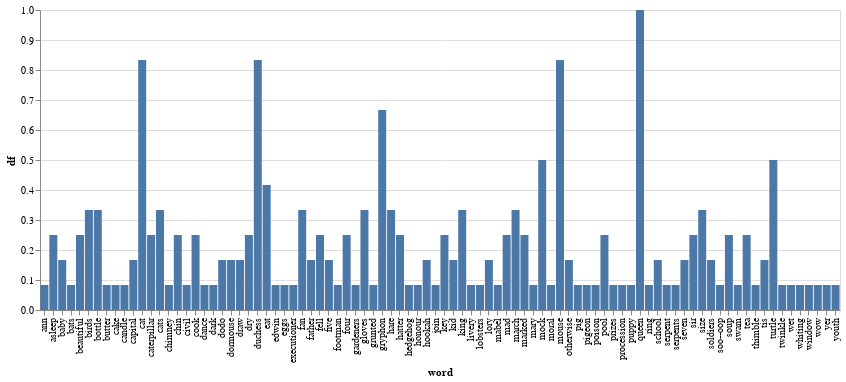

Write notebook code for a chart like this one.
### Code cell
# DF horizontal bar chart
# https://altair-viz.github.io/gallery/bar_chart_horizontal.html

df_chart = alt.Chart(pd_df_data.head(100)).mark_bar().encode(
    x="word:N",
    y='df:Q',
    tooltip=['df', 'word']
)

df_chart.properties(width = 800)

### Figure 1 — Vega-Lite specification as saved in the notebook (floating-point values rounded to 4 significant figures)
{"config": {"view": {"continuousWidth": 400, "continuousHeight": 300}}, "data": {"name": "data-e1a59d46081c9124f11af014777517eb"}, "mark": "bar", "encoding": {"tooltip": [{"field": "df", "type": "quantitative"}, {"field": "word", "type": "nominal"}], "x": {"field": "word", "type": "nominal"}, "y": {"field": "df", "type": "quantitative"}}, "width": 800, "$schema": "https://vega.github.io/schema/vega-lite/v4.17.0.json", "datasets": {"data-e1a59d46081c9124f11af014777517eb": [{"id": "0", "title": "Document 0", "word": "bats", "df": 0.08333}, {"id": "0", "title": "Document 0", "word": "key", "df": 0.25}, {"id": "0", "title": "Document 0", "word": "dark", "df": 0.08333}, {"id": "0", "title": "Document 0", "word": "poison", "df": 0.08333}, {"id": "0", "title": "Document 0", "word": "candle", "df": 0.08333}, {"id": "0", "title": "Document 0", "word": "cake", "df": 0.08333}, {"id": "0", "title": "Document 0", "word": "bottle", "df": 0.1667}, {"id": "0", "title": "Document 0", "word": "eat", "df": 0.4167}, {"id": "0", "title": "Document 0", "word": "fell", "df": 0.25}, {"id": "0", "title": "Document 0", "word": "marked", "df": 0.25}, {"id": "1", "title": "Document 1", "word": "mouse", "df": 0.4167}, {"id": "1", "title": "Document 1", "word": "swam", "df": 0.08333}, {"id": "1", "title": "Document 1", "word": "mabel", "df": 0.08333}, {"id": "1", "title": "Document 1", "word": "pool", "df": 0.25}, {"id": "1", "title": "Document 1", "word": "cats", "df": 0.3333}, {"id": "1", "title": "Document 1", "word": "gloves", "df": 0.1667}, {"id": "1", "title": "Document 1", "word": "fan", "df": 0.1667}, {"id": "1", "title": "Document 1", "word": "four", "df": 0.25}, {"id": "1", "title": "Document 1", "word": "kid", "df": 0.1667}, {"id": "1", "title": "Document 1", "word": "capital", "df": 0.1667}, {"id": "2", "title": "Document 2", "word": "dodo", "df": 0.1667}, {"id": "2", "title": "Document 2", "word": "mouse", "df": 0.4167}, {"id": "2", "title": "Document 2", "word": "prizes", "df": 0.08333}, {"id": "2", "title": "Document 2", "word": "lory", "df": 0.1667}, {"id": "2", "title": "Document 2", "word": "thimble", "df": 0.08333}, {"id": "2", "title": "Document 2", "word": "dry", "df": 0.25}, {"id": "2", "title": "Document 2", "word": "birds", "df": 0.3333}, {"id": "2", "title": "Document 2", "word": "wet", "df": 0.08333}, {"id": "2", "title": "Document 2", "word": "ring", "df": 0.08333}, {"id": "2", "title": "Document 2", "word": "edwin", "df": 0.08333}, {"id": "3", "title": "Document 3", "word": "window", "df": 0.08333}, {"id": "3", "title": "Document 3", "word": "puppy", "df": 0.08333}, {"id": "3", "title": "Document 3", "word": "chimney", "df": 0.08333}, {"id": "3", "title": "Document 3", "word": "fan", "df": 0.1667}, {"id": "3", "title": "Document 3", "word": "gloves", "df": 0.1667}, {"id": "3", "title": "Document 3", "word": "bottle", "df": 0.1667}, {"id": "3", "title": "Document 3", "word": "mary", "df": 0.08333}, {"id": "3", "title": "Document 3", "word": "ann", "df": 0.08333}, {"id": "3", "title": "Document 3", "word": "yer", "df": 0.08333}, {"id": "3", "title": "Document 3", "word": "honour", "df": 0.08333}, {"id": "4", "title": "Document 4", "word": "caterpillar", "df": 0.25}, {"id": "4", "title": "Document 4", "word": "pigeon", "df": 0.08333}, {"id": "4", "title": "Document 4", "word": "serpent", "df": 0.08333}, {"id": "4", "title": "Document 4", "word": "youth", "df": 0.08333}, {"id": "4", "title": "Document 4", "word": "eggs", "df": 0.08333}, {"id": "4", "title": "Document 4", "word": "father", "df": 0.1667}, {"id": "4", "title": "Document 4", "word": "serpents", "df": 0.08333}, {"id": "4", "title": "Document 4", "word": "hookah", "df": 0.1667}, {"id": "4", "title": "Document 4", "word": "size", "df": 0.3333}, {"id": "4", "title": "Document 4", "word": "sir", "df": 0.25}, {"id": "5", "title": "Document 5", "word": "footman", "df": 0.08333}, {"id": "5", "title": "Document 5", "word": "baby", "df": 0.1667}, {"id": "5", "title": "Document 5", "word": "cat", "df": 0.4167}, {"id": "5", "title": "Document 5", "word": "pig", "df": 0.08333}, {"id": "5", "title": "Document 5", "word": "mad", "df": 0.25}, {"id": "5", "title": "Document 5", "word": "wow", "df": 0.08333}, {"id": "5", "title": "Document 5", "word": "duchess", "df": 0.4167}, {"id": "5", "title": "Document 5", "word": "grunted", "df": 0.08333}, {"id": "5", "title": "Document 5", "word": "cook", "df": 0.25}, {"id": "5", "title": "Document 5", "word": "livery", "df": 0.08333}, {"id": "6", "title": "Document 6", "word": "dormouse", "df": 0.1667}, {"id": "6", "title": "Document 6", "word": "hatter", "df": 0.25}, {"id": "6", "title": "Document 6", "word": "march", "df": 0.3333}, {"id": "6", "title": "Document 6", "word": "hare", "df": 0.3333}, {"id": "6", "title": "Document 6", "word": "twinkle", "df": 0.08333}, {"id": "6", "title": "Document 6", "word": "draw", "df": 0.1667}, {"id": "6", "title": "Document 6", "word": "tea", "df": 0.25}, {"id": "6", "title": "Document 6", "word": "asleep", "df": 0.25}, {"id": "6", "title": "Document 6", "word": "civil", "df": 0.08333}, {"id": "6", "title": "Document 6", "word": "butter", "df": 0.08333}, {"id": "7", "title": "Document 7", "word": "queen", "df": 0.5}, {"id": "7", "title": "Document 7", "word": "gardeners", "df": 0.08333}, {"id": "7", "title": "Document 7", "word": "hedgehog", "df": 0.08333}, {"id": "7", "title": "Document 7", "word": "soldiers", "df": 0.1667}, {"id": "7", "title": "Document 7", "word": "five", "df": 0.1667}, {"id": "7", "title": "Document 7", "word": "procession", "df": 0.08333}, {"id": "7", "title": "Document 7", "word": "executioner", "df": 0.08333}, {"id": "7", "title": "Document 7", "word": "king", "df": 0.3333}, {"id": "7", "title": "Document 7", "word": "seven", "df": 0.1667}, {"id": "7", "title": "Document 7", "word": "cat", "df": 0.4167}, {"id": "8", "title": "Document 8", "word": "turtle", "df": 0.25}, {"id": "8", "title": "Document 8", "word": "mock", "df": 0.25}, {"id": "8", "title": "Document 8", "word": "gryphon", "df": 0.3333}, {"id": "8", "title": "Document 8", "word": "moral", "df": 0.08333}, {"id": "8", "title": "Document 8", "word": "duchess", "df": 0.4167}, {"id": "8", "title": "Document 8", "word": "queen", "df": 0.5}, {"id": "8", "title": "Document 8", "word": "school", "df": 0.1667}, {"id": "8", "title": "Document 8", "word": "chin", "df": 0.25}, {"id": "8", "title": "Document 8", "word": "tis", "df": 0.1667}, {"id": "8", "title": "Document 8", "word": "otherwise", "df": 0.1667}, {"id": "9", "title": "Document 9", "word": "turtle", "df": 0.25}, {"id": "9", "title": "Document 9", "word": "mock", "df": 0.25}, {"id": "9", "title": "Document 9", "word": "gryphon", "df": 0.3333}, {"id": "9", "title": "Document 9", "word": "dance", "df": 0.08333}, {"id": "9", "title": "Document 9", "word": "join", "df": 0.08333}, {"id": "9", "title": "Document 9", "word": "whiting", "df": 0.08333}, {"id": "9", "title": "Document 9", "word": "lobsters", "df": 0.08333}, {"id": "9", "title": "Document 9", "word": "soo--oop", "df": 0.08333}, {"id": "9", "title": "Document 9", "word": "soup", "df": 0.25}, {"id": "9", "title": "Document 9", "word": "beautiful", "df": 0.25}]}}
